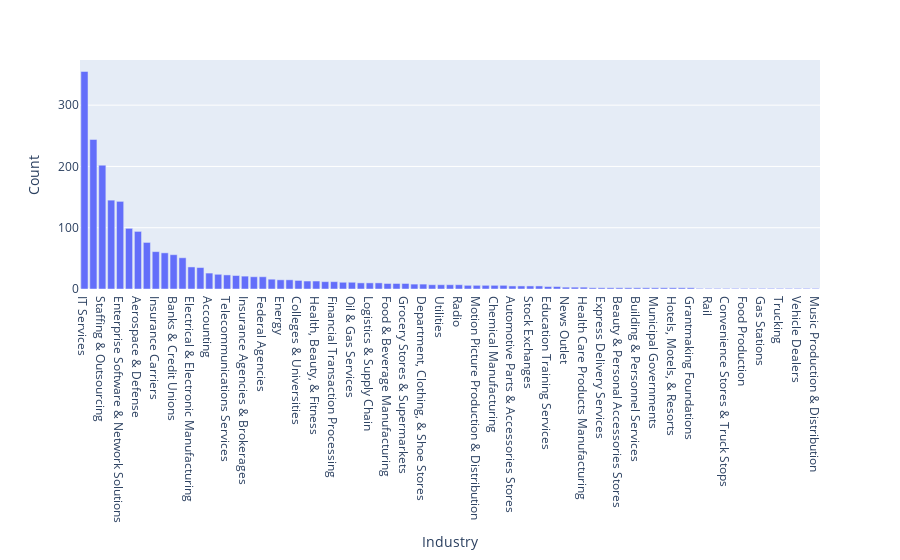

Notebook source saved alongside this figure:
### Code cell
industry = df.groupby(['Industry']).size().reset_index(name = 'Count').sort_values('Count', ascending=False)

px.bar(industry, x='Industry', y='Count')

### Figure 1 — Plotly figure (JSON) as saved in the notebook; plotly's stock layout.template omitted (floating-point values rounded to 4 significant figures)
{"data": [{"alignmentgroup": "True", "hovertemplate": "Industry=%{x}<br>Count=%{y}<extra></extra>", "legendgroup": "", "marker": {"color": "#636efa", "pattern": {"shape": ""}}, "name": "", "offsetgroup": "", "orientation": "v", "showlegend": false, "textposition": "auto", "type": "bar", "x": ["IT Services", "Computer Hardware & Software", "Staffing & Outsourcing", "Internet", "Enterprise Software & Network Solutions", "Consulting", "Aerospace & Defense", "Investment Banking & Asset Management", "Insurance Carriers", "Advertising & Marketing", "Banks & Credit Unions", "Health Care Services & Hospitals", "Electrical & Electronic Manufacturing", "Biotech & Pharmaceuticals", "Accounting", "Architectural & Engineering Services", "Telecommunications Services", "Transportation Equipment Manufacturing", "Insurance Agencies & Brokerages", "Research & Development", "Federal Agencies", "Real Estate", "Energy", "Video Games", "Colleges & Universities", "TV Broadcast & Cable Networks", "Health, Beauty, & Fitness", "Financial Analytics & Research", "Financial Transaction Processing", "Lending", "Oil & Gas Services", "Industrial Manufacturing", "Logistics & Supply Chain", "K-12 Education", "Food & Beverage Manufacturing", "Transportation Management", "Grocery Stores & Supermarkets", "Wholesale", "Department, Clothing, & Shoe Stores", "Publishing", "Utilities", "Construction", "Radio", "Other Retail Stores", "Motion Picture Production & Distribution", "Cable, Internet & Telephone Providers", "Chemical Manufacturing", "Consumer Products Manufacturing", "Automotive Parts & Accessories Stores", "Brokerage Services", "Stock Exchanges", "Casual Restaurants", "Education Training Services", "Oil & Gas Exploration & Production", "News Outlet", "Telecommunications Manufacturing", "Health Care Products Manufacturing", "State & Regional Agencies", "Express Delivery Services", "Airlines", "Beauty & Personal Accessories Stores", "Gambling", "Building & Personnel Services", "Food & Beverage Stores", "Municipal Governments", "Sports & Recreation", "Hotels, Motels, & Resorts", "Membership Organizations", "Grantmaking Foundations", "Legal", "Rail", "Fast-Food & Quick-Service Restaurants", "Convenience Stores & Truck Stops", "Photography", "Food Production", "Pet & Pet Supplies Stores", "Gas Stations", "Truck Rental & Leasing", "Trucking", "Home Furniture & Housewares Stores", "Vehicle Dealers", "Miscellaneous Manufacturing", "Music Production & Distribution"], "xaxis": "x", "y": [355, 244, 202, 145, 143, 99, 94, 76, 61, 59, 56, 51, 36, 35, 26, 24, 23, 22, 21, 20, 20, 16, 15, 15, 14, 13, 13, 12, 12, 11, 11, 10, 10, 10, 9, 9, 9, 8, 8, 7, 7, 7, 7, 6, 6, 6, 6, 6, 5, 5, 5, 5, 4, 4, 3, 3, 3, 2, 2, 2, 2, 2, 2, 2, 2, 2, 2, 2, 2, 1, 1, 1, 1, 1, 1, 1, 1, 1, 1, 1, 1, 1, 1], "yaxis": "y"}], "layout": {"barmode": "relative", "legend": {"tracegroupgap": 0}, "margin": {"t": 60}, "xaxis": {"anchor": "y", "domain": [0, 1], "title": {"text": "Industry"}}, "yaxis": {"anchor": "x", "domain": [0, 1], "title": {"text": "Count"}}}}
